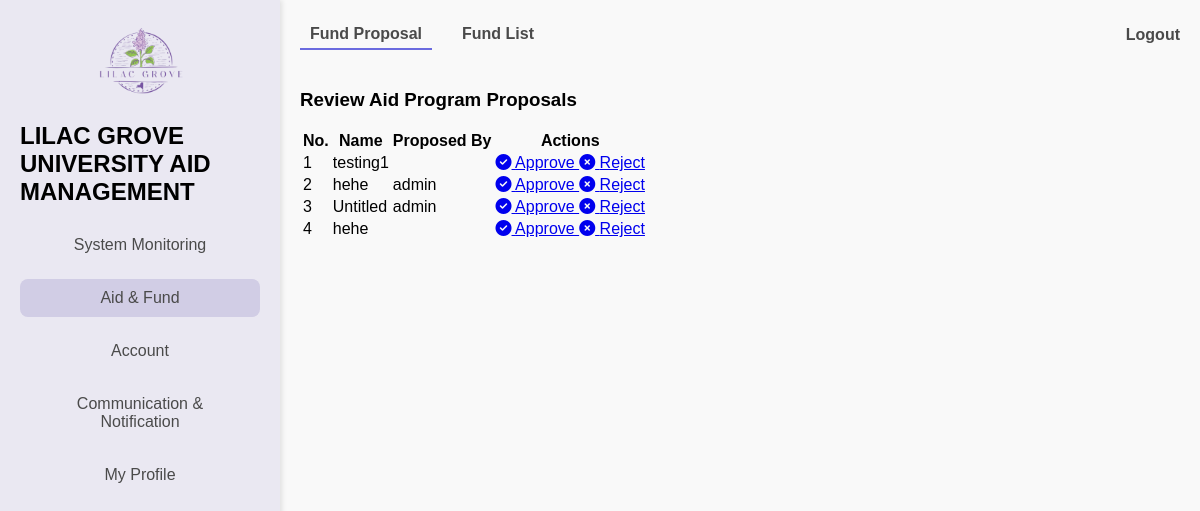
Page /profile/?tab=approve_requests (signed in) on the earlier database version.
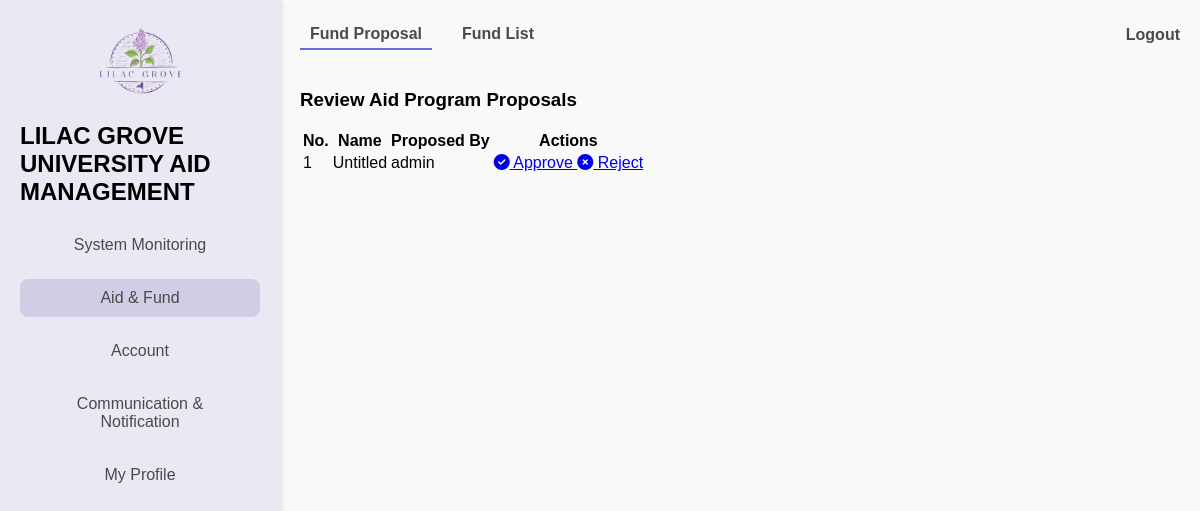
Same page on the later database version.
### programs/models.py (models this page shows, shortened)
class AidProgram(models.Model):
    STATUS_CHOICES = [
        ('OPEN', 'Open'),
        ('CLOSE', 'Close'),
    ]
    LOCALITY_CHOICES = [
        ('LOCAL', 'Local'),
        ('INTERNATIONAL', 'International'),
    ]
    LEVEL_CHOICES = [
        ('UNDERGRADUATE', 'Undergraduate'),
        ('POSTGRADUATE', 'Postgraduate'),
    ]
    APPROVAL_CHOICES = [
        ('PENDING', 'Pending'),
        ('APPROVED', 'Approved'),
        ('REJECTED', 'Rejected'),
    ]
    name = models.CharField(max_length=255)
    owner = models.CharField(max_length=255)
    aid_type = models.CharField(max_length=100)
    level = models.CharField(max_length=20, choices=LEVEL_CHOICES)
    locality = models.CharField(max_length=20, choices=LOCALITY_CHOICES)
    status = models.CharField(max_length=10, choices=STATUS_CHOICES, default='OPEN')
    eligibility = models.TextField(blank=True, null=True)
    closing_date = models.DateField()
    required_documents = models.TextField(blank=True, null=True)
    total_funds = models.DecimalField(max_digits=12, decimal_places=2, null=True, blank=True)
    proposed_by = models.ForeignKey(settings.AUTH_USER_MODEL, on_delete=models.CASCADE, null=True, blank=True)
    approval_status = models.CharField(max_length=10, choices=APPROVAL_CHOICES, default='PENDING')

### users/models.py (models this page shows, shortened)
class Account(AbstractUser):
    ROLE_LIST = [
        ('student', 'Student'),
        ('officer', 'Aid Officer'),
        ('funder', 'Funder'),
        ('administrator', 'Administrator'),
    ]
    role = models.CharField(max_length=13, choices=ROLE_LIST)
    study_program = models.CharField(max_length=100, blank=True, null=True)  # only for Students
    years_of_study = models.IntegerField(blank=True, null=True)
    gpa = models.FloatField(blank=True, null=True)
    organization_name = models.CharField(max_length=255, blank=True, null=True)
    is_approved = models.BooleanField(default=False)
    phone_number = models.CharField(max_length=15, blank=True, null=True)
    created_at = models.DateTimeField(default=now)
    updated_at = models.DateTimeField(auto_now=True)
    class Meta:
        db_table = 'users_masterlist'

### users/views.py (the view)
# urls.py: path('profile/', views.dashboard, name = 'dashboard'),
@login_required
def dashboard(request):
    role_dashboard_map = {
        'administrator': admin_dashboard,
        'student': student_dashboard,
        'officer': officer_dashboard,
        'funder': funder_dashboard,
    }
    user_role = request.user.role
    if user_role in role_dashboard_map:
        return role_dashboard_map[user_role](request)
    else:
        messages.error(request, "Your role is not recognized. Please contact support.")
        return redirect('home')  # Redirect to a safe fallback page

### users/views.py (called while the page is built)
def role_required(role_name):
    def decorator(view_func):
        def wrapper(request, *args, **kwargs):
            if request.user.role != role_name:
                raise PermissionDenied("You do not have permission to access this page.")
            return view_func(request, *args, **kwargs)
        return wrapper
    return decorator

def get_navbar_content(user_role, active_menu):
    return NAVBAR_CONTENT.get(user_role, {}).get(active_menu, [])

def get_feedback_list(user):
    feedback_entries = Feedback.objects.filter(
        Q(sender=user) | Q(receiver=user)
    ).order_by('-created_at')
    return [
        {'feedback': feedback, 'type': 'Sent' if feedback.sender == user else 'Received'}
        for feedback in feedback_entries
    ]

def get_notifications_list(user):
    return Notification.objects.filter(user=user).order_by('-created_at')

def get_aids_list(user=None):
    if user is None:
        raise ValueError("A user must be provided to filter aid programs.")
    if user.role == 'student':
        return AidProgram.objects.filter(approval_status='APPROVED')
    return AidProgram.objects.all()

### users/templates/dashboards/admin_dashboard.html (shortened to what this page needs)
{% extends "dashboards/dashboard.html" %}
{% load static %}
{% block menu %}
    <a href="{% url 'dashboard' %}?tab=system_log" class="menu-item {% if active_menu == 'system_settings' %}active{% endif %}">
        System Monitoring
    </a>
    <a href="{% url 'dashboard' %}?tab=approve_requests" class="menu-item {% if active_menu == 'fund_proposal' %}active{% endif %}">
        Aid &amp; Fund
    </a>
    <a href="{% url 'dashboard' %}?tab=pending_users" class="menu-item {% if active_menu == 'account' %}active{% endif %}">
        Account
    </a>
    <a href="{% url 'dashboard' %}?tab=notification" class="menu-item {% if active_menu == 'communication' %}active{% endif %}">
        Communication &amp; <br>
        Notification
    </a>
    <a href="{% url 'dashboard' %}?tab=my_profile" class="menu-item {% if active_menu == 'profile' %}active{% endif %}">
        My Profile
    </a>
{% endblock menu %}
{% block dashboard %}
    {% if active_tab == 'pending_users' %}
    <link rel="stylesheet" href="{% static 'css/pending_users.css' %}">
        <h2>Approve Users</h2>
        <table>
            <thead>
                <tr>
                    <th>ID</th>
                    <th>Username</th>
                    <th>Email</th>
                    <th colspan='2'>Action</th>
                </tr>
            </thead>
            <tbody>
                {% for user in pending_users %}
                <tr>
                    <td>{{ user.id }}</td>
                    <td>{{ user.username }}</td>
                    <td>{{ user.email }}</td>
                    <td>
                        <form action="{% url 'approve_user' user.id %}" method="post" style="display: inline;">
                            {% csrf_token %}
                            <button type="submit" class="btn btn-success">Approve</button>
                        </form>
                    </td>
                    <td>
                        <form action="{% url 'reject_user' user.id %}" method="post" style="display: inline;" onsubmit="return confirm('Are you sure you want to reject this user?');">
                            {% csrf_token %}
                            <button type="submit" class="btn btn-danger">Reject</button>
                        </form>
                    </td>
                </tr>
                {% empty %}
                <tr>
                    <td colspan="5">No pending users to approve.</td>
                </tr>
                {% endfor %}
            </tbody>
        </table>
    {% elif active_tab == 'system_log' %}
        {% include "systemlogs/system_log.html" %}
    {% elif active_tab == 'approve_requests' %}
        {% include "review_aid_program.html" with pending_aids=pending_aids %}
    {% elif active_tab == 'edit_program' %}
        {% include "all_aids.html" with all_aids=aids_list%}
    {% endif %}
    {% include 'others/profilemodal.html' %}
{% endblock dashboard %}

### programs/templates/review_aid_program.html (shortened to what this page needs)
{% extends "base.html" %}
{% block content %}
<div class="container mt-5">
    <div class="card shadow-lg border-0 rounded-3">
        <div class="card-header bg-dark text-white text-center">
            <h3 class="mb-0">Review Aid Program Proposals</h3>
        </div>
        <div class="card-body">
            {% if pending_aids %}
                <div class="table-responsive">
                    <table class="table table-striped align-middle">
                        <thead class="table-dark">
                            <tr>
                                <th class="text-center">No.</th>
                                <th>Name</th>
                                <th>Proposed By</th>
                                <th class="text-center">Actions</th>
                            </tr>
                        </thead>
                        <tbody>
                            {% for aid in pending_aids %}
                            <tr>
                                <td class="text-center">{{ forloop.counter }}</td>
                                <td>{{ aid.name }}</td>
                                <td>{{ aid.proposed_by.username }}</td>
                                <td class="text-center">
                                    <a href="{% url 'approve_aid' aid.id %}" class="btn btn-success btn-sm me-2">
                                        <i class="fas fa-check-circle"></i> Approve
                                    </a>
                                    <a href="{% url 'reject_aid' aid.id %}" class="btn btn-danger btn-sm">
                                        <i class="fas fa-times-circle"></i> Reject
                                    </a>
                                </td>
                            </tr>
                            {% endfor %}
                        </tbody>
                    </table>
                </div>
            {% else %}
                <div class="alert alert-info text-center fw-bold py-3">
                    <i class="fas fa-info-circle"></i> No pending aid program proposals.
                </div>
            {% endif %}
        </div>
    </div>
</div>
{% endblock %}

Differences in the rows shown:
no longer on this page (row edited): AidProgram: name "testing1"
no longer on this page (row edited): AidProgram: name "hehe", proposed_by.username "admin"
no longer on this page (row edited): AidProgram: name "hehe"
